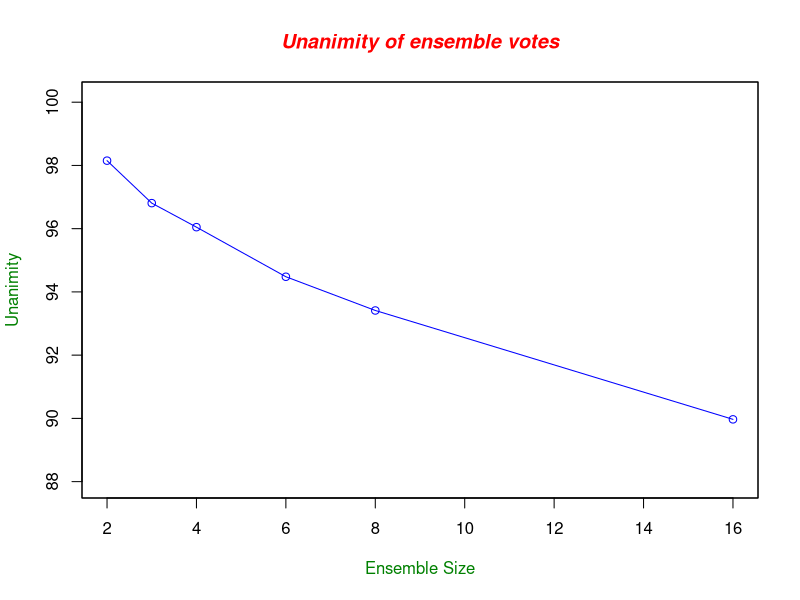

Source code (R):
X11.options(type="nbcairo")

# Define colors to be used for lines
plot_colors <- c("blue","red")

to_file <- 1

if (to_file==1) {
  png(filename="unanimity.png", height=600, width=600, 
   bg="white")
  # postscript("fig1.eps")
}

# Read car and truck values from tab-delimited autos.dat
data_majority <- read.table("einstimmigkeitsrate.dat", header=T, sep=" ")

line_name = "unanimity"
x <- data_majority$size
y <- data_majority$einstimmigkeit

g_range <- range(y)
g_range[1] <- g_range[1] - 2
g_range[2] <- g_range[2] + 2

plot(x, y, type="o", col=plot_colors[1], ylim=g_range, 
   axes=TRUE, ann=FALSE)

# Make y axis with horizontal labels that display ticks at 
# every 4 marks. 4*0:g_range[2] is equivalent to c(0,4,8,12).
#axis(2, las=1, at=0.01*0:max(y1,y2))

box()

# Label the x and y axes with dark green text
title(xlab="Ensemble Size", col.lab=rgb(0,0.5,0))
title(ylab="Unanimity", col.lab=rgb(0,0.5,0))

# Create a title with a red, bold/italic font
title(main="Unanimity of ensemble votes", col.main="red", font.main=4)

# Create a legend in the top-left corner that is slightly  
# smaller and has no border
#legend("topleft", line_name, cex=0.8, col=plot_colors, 
#   lty=1:3, lwd=2, bty="n");

# Turn off device driver (to flush output to png)
if (to_file==1) {
  dev.off()
}